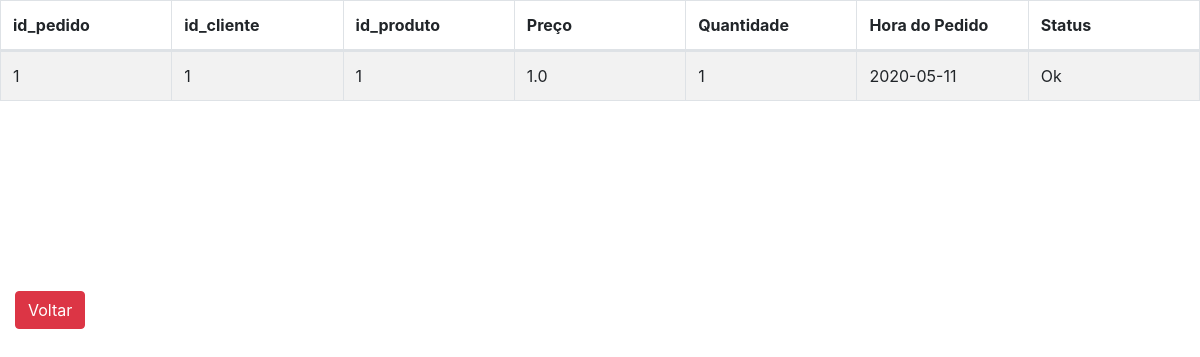
/pedido/, run on an earlier commit of the app's database.
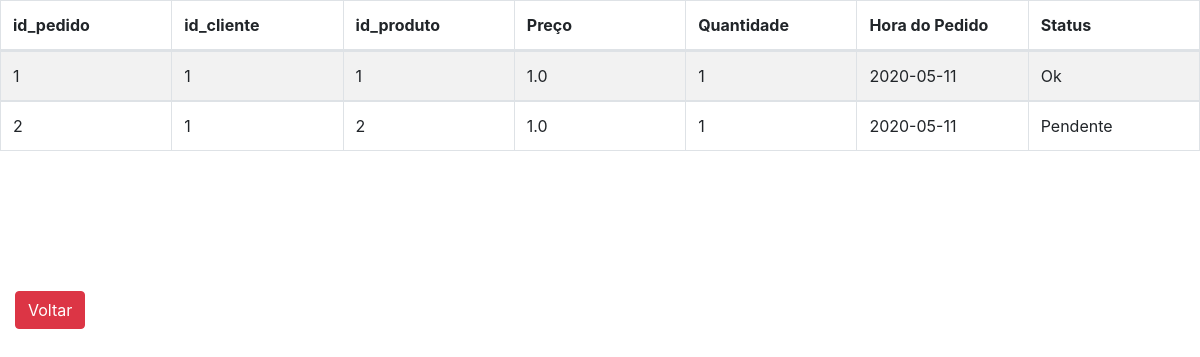
And on a later commit of the database.
### tables this page shows
CREATE TABLE pedido (
    id_pedido INTEGER PRIMARY KEY AUTOINCREMENT,
    id_produto INTEGER NOT NULL,
    id_cliente INTEGER NOT NULL,
    preco REAL NOT NULL,
    quantidade INTEGER NOT NULL,
    datahora DATETIME DEFAULT CURRENT_DATE,
    status TINYINT(1),
    FOREIGN KEY(id_produto) REFERENCES produto(id_produto),
    FOREIGN KEY(id_cliente) REFERENCES cliente(id_cliente)
);

### clientes.py (the view)
@app.route("/pedido/")
def listar_pedidos_api():
    return render_template("lista_pedidos.html", pedidos = listar_pedidos())

### clientes.py (called while the page is built)
def row_to_dict(description, row):
    if row == None:
        return None
    d = {}
    for i in range(0, len(row)):
        d[description[i][0]] = row[i]
    return d

def rows_to_dict(description, rows):
    result = []
    for row in rows:
        result.append(row_to_dict(description, row))
    return result

def conectar():
    return sqlite3.connect('clientes.db')

def listar_pedidos():
    with closing(conectar()) as con, closing(con.cursor()) as cur:
        cur.execute("SELECT id_pedido, id_produto, id_cliente, preco, quantidade, datahora, status FROM pedido p ORDER BY p.id_pedido")
        return rows_to_dict(cur.description, cur.fetchall())

### templates/lista_pedidos.html (shortened to what this page needs)
<!DOCTYPE html>
<html>
<head>
    <link href="//maxcdn.bootstrapcdn.com/bootstrap/4.1.1/css/bootstrap.min.css" rel="stylesheet" id="bootstrap-css">
    <link rel="stylesheet" type="text/css" href="/static/table.css"></link>
</head>
<body>
    <div class="table-responsive" id="sailorTableArea">
        <table id="sailorTable" class="table table-striped table-bordered" width="100%">
            <thead>
                <tr>
                    <th>id_pedido</th>
                    <th>id_cliente</th>
                    <th>id_produto</th>
                    <th>Preço</th>
                    <th>Quantidade</th>
                    <th>Hora do Pedido</th>
                    <th>Status</th>
                </tr>
            </thead>
            <tbody>
                {% for pedido in pedidos %}
                <tr>
                    <td>{{pedido['id_pedido']}}</td>
                    <td>{{pedido['id_cliente']}}</td>
                    <td>{{pedido['id_produto']}}</td>
                    <td>{{pedido['preco']}}</td>
                    <td>{{pedido['quantidade']}}</td>
                    <td>{{pedido['datahora']}}</td>
                    <td>{{pedido['status']}}</td>
                </tr>
                {% endfor %}
            </tbody>
        </table>
    </div>
    <div class="form-group">
        <label class="col-md-4 control-label" for="btnsalvar"></label>
        <div class="col-md-8">
            <a id="btncancelar" name="btncancelar" class="btn btn-danger" href="/menu">Voltar</a>
        </div>
    </div>
</body>
</html>

### static/table.css (style rules this page uses)
#sailorTableArea { max-height: 300px; overflow-x: auto; overflow-y: auto; }
#sailorTable { white-space: normal; }
tbody { display: inline-block; height: 200px; overflow: auto; }
thead, tbody tr { display: table; width: 100%; table-layout: fixed; }

What changed in the data, as far as the page shows it:
added pedido: id_pedido "2", id_cliente "1", id_produto "2", preco "1.0", quantidade "1", datahora "2020-05-11", status "Pendente"
